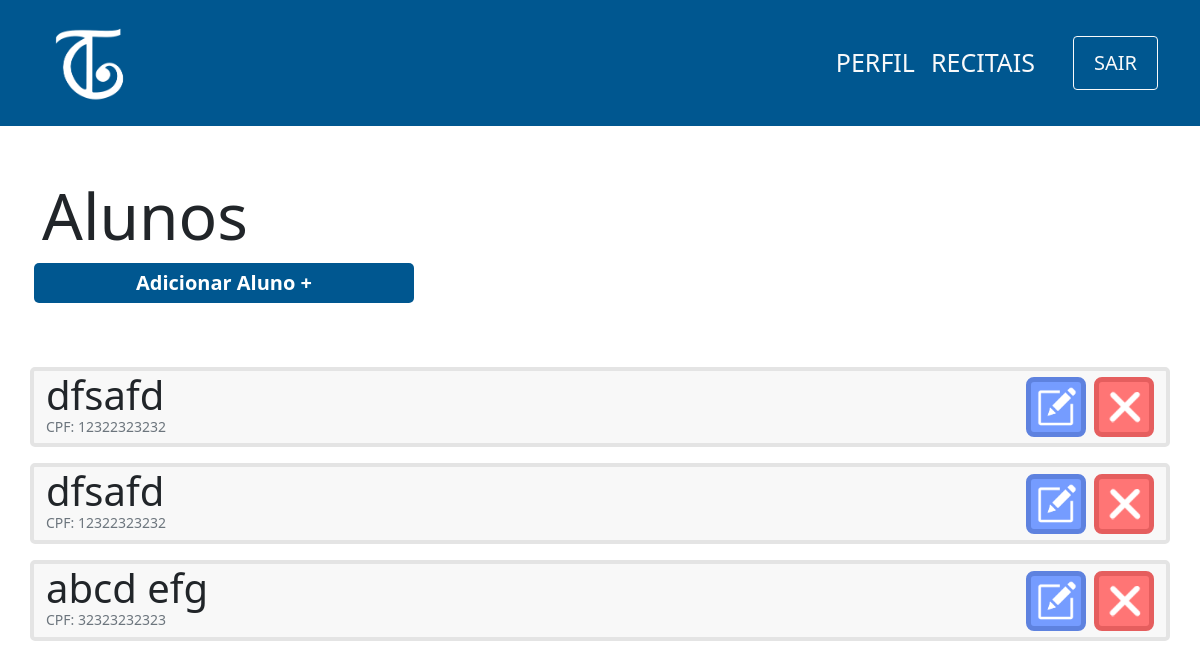
The page /view/aluno/index.php on the database as committed earlier.
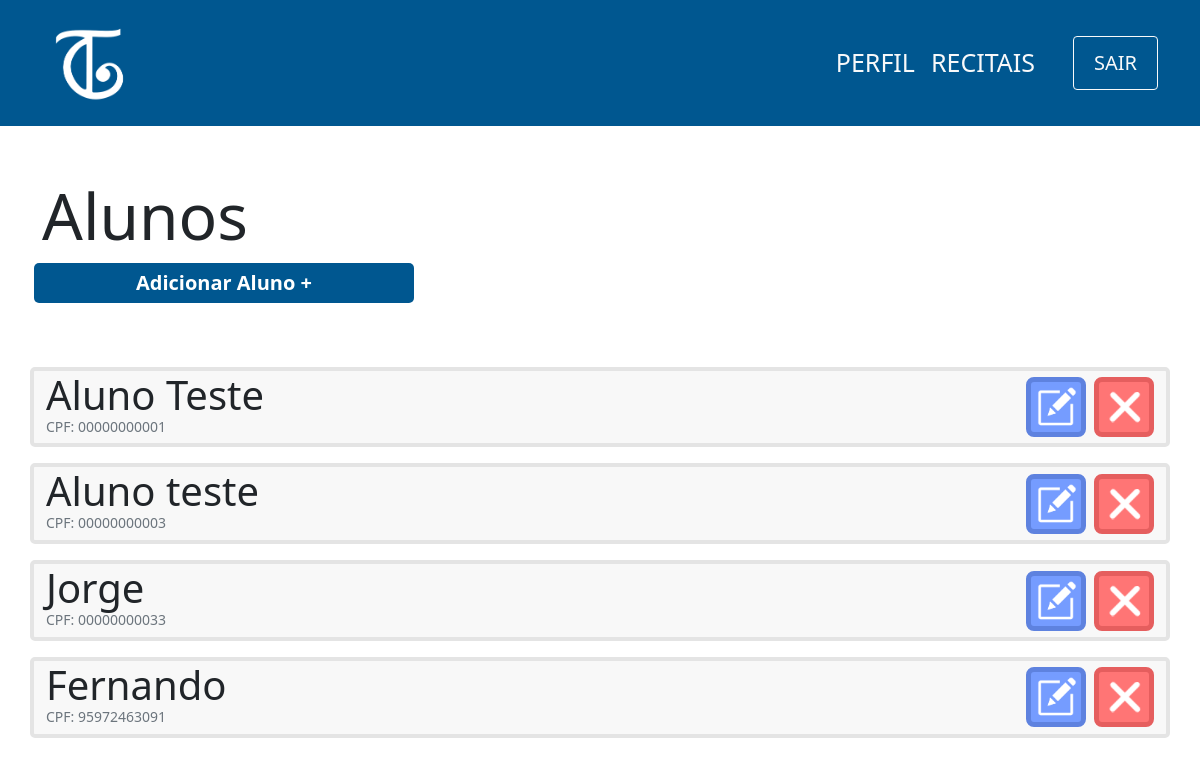
The same page on the database as committed later.
### tables this page shows
CREATE TABLE aluno(
                id INTEGER PRIMARY KEY,
                cpf varchar(11) not null,
                nome varchar(100) not null,
                username varchar(100) not null,
                responsavel varchar(100),
                data_nasc date not null,
                senha varchar(100) not null,
                email varchar(100) not null                    
            );

### controller/aluno/index.php (called while the page is built)
<?php
    require '../../db/connection.php';
    try {
        $sql=$db->prepare('SELECT nome,id,cpf FROM aluno');
        $sql->execute();
        $alunos=$sql->fetchAll(PDO::FETCH_ASSOC);
    } catch (PDOException $e) {
        echo 'Erro ao executar comando no banco de dados: ' . $e->getMessage();
        exit();
    }

### view/aluno/index.php (the view, shortened to what this page needs)
<?php
    include '../../layouts/navbar.php';
    include '../../controller/aluno/index.php';
?>
<div class="container">
    <div class="row mt-5">
        <h1 class="mt-1 display-3">Alunos</h1>
        <span class="btn-principal col-md-4 col-sm-12 mx-1 text-center mb-5">
            <a href="cadastro.php">Adicionar Aluno +</a>
        </span>
        <?php
            foreach($alunos as $aluno){
                echo'
                    <div class="col-12 card d-flex flex-row mt-3 justify-content-between">
                        <div class="d-flex flex-column">
                            <p class="m-0 display-6">'.$aluno['nome'].'
                            </p>
                            <p class="m-0 text-muted display-3 mb-2" style="font-size:14px">CPF:
                                '.$aluno['cpf'].'
                            </p>
                        </div>
                        <div class="d-flex align-items-center">
                            <button class="btn-editar mx-2">
                                <img src="../../images/edit-icon.png" width=40px>
                            </button>
                            <button class="btn-remover">
                                <img src="../../images/delete-icon.png" width=40px>
                            </button>
                        </div>
                    </div>';
            }
        ?>
    </div>
</div>

Rows that differ between the two databases and show on the page:
changed aluno: nome "dfsafd" → "Aluno Teste"; cpf "12322323232" → "00000000001"
changed aluno: nome "dfsafd" → "Aluno teste"; cpf "12322323232" → "00000000003"
changed aluno: nome "abcd efg" → "Jorge"; cpf "32323232323" → "00000000033"
added aluno: nome "Fernando", cpf "95972463091"
